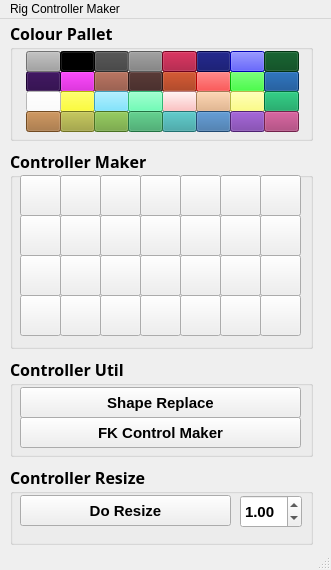
<?xml version="1.0" encoding="UTF-8"?>
<ui version="4.0">
 <class>RigControllerMaker</class>
 <widget class="QMainWindow" name="RigControllerMaker">
  <property name="geometry">
   <rect>
    <x>0</x>
    <y>0</y>
    <width>331</width>
    <height>570</height>
   </rect>
  </property>
  <property name="minimumSize">
   <size>
    <width>331</width>
    <height>562</height>
   </size>
  </property>
  <property name="windowTitle">
   <string>MainWindow</string>
  </property>
  <widget class="QWidget" name="centralwidget">
   <widget class="QWidget" name="verticalLayoutWidget">
    <property name="geometry">
     <rect>
      <x>10</x>
      <y>0</y>
      <width>303</width>
      <height>531</height>
     </rect>
    </property>
    <layout class="QVBoxLayout" name="verticalLayout">
     <item>
      <widget class="QGroupBox" name="Colour_Pallet_GRP">
       <property name="sizePolicy">
        <sizepolicy hsizetype="Preferred" vsizetype="Maximum">
         <horstretch>0</horstretch>
         <verstretch>0</verstretch>
        </sizepolicy>
       </property>
       <property name="minimumSize">
        <size>
         <width>0</width>
         <height>120</height>
        </size>
       </property>
       <property name="font">
        <font>
         <family>Waree</family>
         <pointsize>12</pointsize>
         <weight>75</weight>
         <bold>true</bold>
        </font>
       </property>
       <property name="title">
        <string>Colour Pallet</string>
       </property>
       <widget class="QPushButton" name="color_10_BTN">
        <property name="geometry">
         <rect>
          <x>50</x>
          <y>50</y>
          <width>35</width>
          <height>21</height>
         </rect>
        </property>
        <property name="styleSheet">
         <string notr="true">QPushButton{
background-color : rgb(199,0,199)
}</string>
        </property>
        <property name="text">
         <string/>
        </property>
       </widget>
       <widget class="QPushButton" name="color_11_BTN">
        <property name="geometry">
         <rect>
          <x>84</x>
          <y>50</y>
          <width>35</width>
          <height>21</height>
         </rect>
        </property>
        <property name="styleSheet">
         <string notr="true">QPushButton{
background-color : rgb(137,71,51)
}</string>
        </property>
        <property name="text">
         <string/>
        </property>
       </widget>
       <widget class="QPushButton" name="color_9_BTN_2">
        <property name="geometry">
         <rect>
          <x>16</x>
          <y>50</y>
          <width>35</width>
          <height>21</height>
         </rect>
        </property>
        <property name="styleSheet">
         <string notr="true">QPushButton{
background-color : rgb(37,0,67)
}</string>
        </property>
        <property name="text">
         <string/>
        </property>
       </widget>
       <widget class="QPushButton" name="color_13_BTN">
        <property name="geometry">
         <rect>
          <x>152</x>
          <y>50</y>
          <width>35</width>
          <height>21</height>
         </rect>
        </property>
        <property name="styleSheet">
         <string notr="true">QPushButton{
background-color : rgb(153,37,0)
}</string>
        </property>
        <property name="text">
         <string/>
        </property>
       </widget>
       <widget class="QPushButton" name="color_12_BTN">
        <property name="geometry">
         <rect>
          <x>118</x>
          <y>50</y>
          <width>35</width>
          <height>21</height>
         </rect>
        </property>
        <property name="styleSheet">
         <string notr="true">QPushButton{
background-color : rgb(62,34,31)
}</string>
        </property>
        <property name="text">
         <string/>
        </property>
       </widget>
       <widget class="QPushButton" name="color_14_BTN">
        <property name="geometry">
         <rect>
          <x>186</x>
          <y>50</y>
          <width>35</width>
          <height>21</height>
         </rect>
        </property>
        <property name="styleSheet">
         <string notr="true">QPushButton{
background-color : rgb(255,0,00)
}</string>
        </property>
        <property name="text">
         <string/>
        </property>
       </widget>
       <widget class="QPushButton" name="color_15_BTN">
        <property name="geometry">
         <rect>
          <x>220</x>
          <y>50</y>
          <width>35</width>
          <height>21</height>
         </rect>
        </property>
        <property name="styleSheet">
         <string notr="true">QPushButton{
background-color : rgb(0,255,0)
}</string>
        </property>
        <property name="text">
         <string/>
        </property>
       </widget>
       <widget class="QPushButton" name="color_16_BTN">
        <property name="geometry">
         <rect>
          <x>254</x>
          <y>50</y>
          <width>35</width>
          <height>21</height>
         </rect>
        </property>
        <property name="styleSheet">
         <string notr="true">QPushButton{
background-color : rgb(0,65,135)
}</string>
        </property>
        <property name="text">
         <string/>
        </property>
       </widget>
       <widget class="QPushButton" name="color_18_BTN">
        <property name="geometry">
         <rect>
          <x>50</x>
          <y>70</y>
          <width>35</width>
          <height>21</height>
         </rect>
        </property>
        <property name="styleSheet">
         <string notr="true">QPushButton{
background-color : rgb(255,255,0)
}</string>
        </property>
        <property name="text">
         <string/>
        </property>
       </widget>
       <widget class="QPushButton" name="color_19_BTN">
        <property name="geometry">
         <rect>
          <x>84</x>
          <y>70</y>
          <width>35</width>
          <height>21</height>
         </rect>
        </property>
        <property name="styleSheet">
         <string notr="true">QPushButton{
background-color : rgb(90,220,255)
}</string>
        </property>
        <property name="text">
         <string/>
        </property>
       </widget>
       <widget class="QPushButton" name="color_17_BTN">
        <property name="geometry">
         <rect>
          <x>16</x>
          <y>70</y>
          <width>35</width>
          <height>21</height>
         </rect>
        </property>
        <property name="styleSheet">
         <string notr="true">QPushButton{
background-color : rgb(255,255,255)
}</string>
        </property>
        <property name="text">
         <string/>
        </property>
       </widget>
       <widget class="QPushButton" name="color_21_BTN">
        <property name="geometry">
         <rect>
          <x>152</x>
          <y>70</y>
          <width>35</width>
          <height>21</height>
         </rect>
        </property>
        <property name="styleSheet">
         <string notr="true">QPushButton{
background-color : rgb(255,175,175)
}</string>
        </property>
        <property name="text">
         <string/>
        </property>
       </widget>
       <widget class="QPushButton" name="color_20_BTN">
        <property name="geometry">
         <rect>
          <x>118</x>
          <y>70</y>
          <width>35</width>
          <height>21</height>
         </rect>
        </property>
        <property name="styleSheet">
         <string notr="true">QPushButton{
background-color : rgb(67,255,162)
}</string>
        </property>
        <property name="text">
         <string/>
        </property>
       </widget>
       <widget class="QPushButton" name="color_22_BTN">
        <property name="geometry">
         <rect>
          <x>186</x>
          <y>70</y>
          <width>35</width>
          <height>21</height>
         </rect>
        </property>
        <property name="styleSheet">
         <string notr="true">QPushButton{
background-color : rgb(227,172,121)
}</string>
        </property>
        <property name="text">
         <string/>
        </property>
       </widget>
       <widget class="QPushButton" name="color_23_BTN">
        <property name="geometry">
         <rect>
          <x>220</x>
          <y>70</y>
          <width>35</width>
          <height>21</height>
         </rect>
        </property>
        <property name="styleSheet">
         <string notr="true">QPushButton{
background-color : rgb(255,255,98)
}</string>
        </property>
        <property name="text">
         <string/>
        </property>
       </widget>
       <widget class="QPushButton" name="color_24_BTN">
        <property name="geometry">
         <rect>
          <x>254</x>
          <y>70</y>
          <width>35</width>
          <height>21</height>
         </rect>
        </property>
        <property name="styleSheet">
         <string notr="true">QPushButton{
background-color : rgb(0,153,83)
}</string>
        </property>
        <property name="text">
         <string/>
        </property>
       </widget>
       <widget class="QPushButton" name="color_26_BTN">
        <property name="geometry">
         <rect>
          <x>50</x>
          <y>90</y>
          <width>35</width>
          <height>21</height>
         </rect>
        </property>
        <property name="styleSheet">
         <string notr="true">QPushButton{
background-color : rgb(158,160,48)
}</string>
        </property>
        <property name="text">
         <string/>
        </property>
       </widget>
       <widget class="QPushButton" name="color_27_BTN">
        <property name="geometry">
         <rect>
          <x>84</x>
          <y>90</y>
          <width>35</width>
          <height>21</height>
         </rect>
        </property>
        <property name="styleSheet">
         <string notr="true">QPushButton{
background-color : rgb(104,160,48)
}</string>
        </property>
        <property name="text">
         <string/>
        </property>
       </widget>
       <widget class="QPushButton" name="color_25_BTN">
        <property name="geometry">
         <rect>
          <x>16</x>
          <y>90</y>
          <width>35</width>
          <height>21</height>
         </rect>
        </property>
        <property name="styleSheet">
         <string notr="true">QPushButton{
background-color : rgb(160,105,48)
}</string>
        </property>
        <property name="text">
         <string/>
        </property>
       </widget>
       <widget class="QPushButton" name="color_29_BTN">
        <property name="geometry">
         <rect>
          <x>152</x>
          <y>90</y>
          <width>35</width>
          <height>21</height>
         </rect>
        </property>
        <property name="styleSheet">
         <string notr="true">QPushButton{
background-color : rgb(48,160,160)
}</string>
        </property>
        <property name="text">
         <string/>
        </property>
       </widget>
       <widget class="QPushButton" name="color_28_BTN">
        <property name="geometry">
         <rect>
          <x>118</x>
          <y>90</y>
          <width>35</width>
          <height>21</height>
         </rect>
        </property>
        <property name="styleSheet">
         <string notr="true">QPushButton{
background-color : rgb(48,160,93)
}</string>
        </property>
        <property name="text">
         <string/>
        </property>
       </widget>
       <widget class="QPushButton" name="color_30_BTN">
        <property name="geometry">
         <rect>
          <x>186</x>
          <y>90</y>
          <width>35</width>
          <height>21</height>
         </rect>
        </property>
        <property name="styleSheet">
         <string notr="true">QPushButton{
background-color : rgb(48,103,160)
}</string>
        </property>
        <property name="text">
         <string/>
        </property>
       </widget>
       <widget class="QPushButton" name="color_31_BTN">
        <property name="geometry">
         <rect>
          <x>220</x>
          <y>90</y>
          <width>35</width>
          <height>21</height>
         </rect>
        </property>
        <property name="styleSheet">
         <string notr="true">QPushButton{
background-color : rgb(111,48,160)
}</string>
        </property>
        <property name="text">
         <string/>
        </property>
       </widget>
       <widget class="QPushButton" name="color_32_BTN">
        <property name="geometry">
         <rect>
          <x>254</x>
          <y>90</y>
          <width>35</width>
          <height>21</height>
         </rect>
        </property>
        <property name="styleSheet">
         <string notr="true">QPushButton{
background-color : rgb(161,48,105)
}</string>
        </property>
        <property name="text">
         <string/>
        </property>
       </widget>
       <widget class="QPushButton" name="color_6_BTN">
        <property name="geometry">
         <rect>
          <x>186</x>
          <y>30</y>
          <width>35</width>
          <height>21</height>
         </rect>
        </property>
        <property name="styleSheet">
         <string notr="true">QPushButton{
background-color : rgb(0,4,95)
}</string>
        </property>
        <property name="text">
         <string/>
        </property>
       </widget>
       <widget class="QPushButton" name="color_1_BTN">
        <property name="geometry">
         <rect>
          <x>16</x>
          <y>30</y>
          <width>35</width>
          <height>21</height>
         </rect>
        </property>
        <property name="font">
         <font>
          <pointsize>10</pointsize>
         </font>
        </property>
        <property name="styleSheet">
         <string notr="true">QPushButton{
background-color : rgb(160,160,160)
}</string>
        </property>
        <property name="text">
         <string/>
        </property>
        <property name="checkable">
         <bool>false</bool>
        </property>
       </widget>
       <widget class="QPushButton" name="color_3_BTN">
        <property name="geometry">
         <rect>
          <x>84</x>
          <y>30</y>
          <width>35</width>
          <height>21</height>
         </rect>
        </property>
        <property name="styleSheet">
         <string notr="true">QPushButton{
background-color : rgb(63,63,63)
}</string>
        </property>
        <property name="text">
         <string/>
        </property>
       </widget>
       <widget class="QPushButton" name="color_4_BTN">
        <property name="geometry">
         <rect>
          <x>118</x>
          <y>30</y>
          <width>35</width>
          <height>21</height>
         </rect>
        </property>
        <property name="styleSheet">
         <string notr="true">QPushButton{
background-color : rgb(127,127,127)
}</string>
        </property>
        <property name="text">
         <string/>
        </property>
       </widget>
       <widget class="QPushButton" name="color_2_BTN">
        <property name="geometry">
         <rect>
          <x>50</x>
          <y>30</y>
          <width>35</width>
          <height>21</height>
         </rect>
        </property>
        <property name="styleSheet">
         <string notr="true">QPushButton{
background-color : rgb(0,0,0)
}</string>
        </property>
        <property name="text">
         <string/>
        </property>
       </widget>
       <widget class="QPushButton" name="color_5_BTN">
        <property name="geometry">
         <rect>
          <x>152</x>
          <y>30</y>
          <width>35</width>
          <height>21</height>
         </rect>
        </property>
        <property name="styleSheet">
         <string notr="true">QPushButton{
background-color : rgb(155,0,40)
}</string>
        </property>
        <property name="text">
         <string/>
        </property>
       </widget>
       <widget class="QPushButton" name="color_7_BTN">
        <property name="geometry">
         <rect>
          <x>220</x>
          <y>30</y>
          <width>35</width>
          <height>21</height>
         </rect>
        </property>
        <property name="styleSheet">
         <string notr="true">QPushButton{
background-color : rgb(0,0,255)
}</string>
        </property>
        <property name="text">
         <string/>
        </property>
       </widget>
       <widget class="QPushButton" name="color_8_BTN">
        <property name="geometry">
         <rect>
          <x>254</x>
          <y>30</y>
          <width>35</width>
          <height>21</height>
         </rect>
        </property>
        <property name="styleSheet">
         <string notr="true">QPushButton{
background-color : rgb(0,70,24)
}</string>
        </property>
        <property name="text">
         <string/>
        </property>
       </widget>
      </widget>
     </item>
     <item>
      <widget class="QGroupBox" name="Controller_Maker_GRP">
       <property name="sizePolicy">
        <sizepolicy hsizetype="Preferred" vsizetype="Maximum">
         <horstretch>0</horstretch>
         <verstretch>0</verstretch>
        </sizepolicy>
       </property>
       <property name="minimumSize">
        <size>
         <width>0</width>
         <height>200</height>
        </size>
       </property>
       <property name="font">
        <font>
         <family>Waree</family>
         <pointsize>12</pointsize>
         <weight>75</weight>
         <bold>true</bold>
        </font>
       </property>
       <property name="title">
        <string>Controller Maker</string>
       </property>
       <widget class="QPushButton" name="conMake15_BTN">
        <property name="geometry">
         <rect>
          <x>10</x>
          <y>106</y>
          <width>41</width>
          <height>41</height>
         </rect>
        </property>
        <property name="minimumSize">
         <size>
          <width>41</width>
          <height>41</height>
         </size>
        </property>
        <property name="maximumSize">
         <size>
          <width>41</width>
          <height>41</height>
         </size>
        </property>
        <property name="text">
         <string/>
        </property>
       </widget>
       <widget class="QPushButton" name="conMake06_BTN">
        <property name="geometry">
         <rect>
          <x>210</x>
          <y>26</y>
          <width>41</width>
          <height>41</height>
         </rect>
        </property>
        <property name="minimumSize">
         <size>
          <width>41</width>
          <height>41</height>
         </size>
        </property>
        <property name="maximumSize">
         <size>
          <width>41</width>
          <height>41</height>
         </size>
        </property>
        <property name="text">
         <string/>
        </property>
       </widget>
       <widget class="QPushButton" name="conMake21_BTN">
        <property name="geometry">
         <rect>
          <x>250</x>
          <y>106</y>
          <width>41</width>
          <height>41</height>
         </rect>
        </property>
        <property name="minimumSize">
         <size>
          <width>41</width>
          <height>41</height>
         </size>
        </property>
        <property name="maximumSize">
         <size>
          <width>41</width>
          <height>41</height>
         </size>
        </property>
        <property name="text">
         <string/>
        </property>
       </widget>
       <widget class="QPushButton" name="conMake17_BTN">
        <property name="geometry">
         <rect>
          <x>90</x>
          <y>106</y>
          <width>41</width>
          <height>41</height>
         </rect>
        </property>
        <property name="minimumSize">
         <size>
          <width>41</width>
          <height>41</height>
         </size>
        </property>
        <property name="maximumSize">
         <size>
          <width>41</width>
          <height>41</height>
         </size>
        </property>
        <property name="text">
         <string/>
        </property>
       </widget>
       <widget class="QPushButton" name="conMake16_BTN">
        <property name="geometry">
         <rect>
          <x>50</x>
          <y>106</y>
          <width>41</width>
          <height>41</height>
         </rect>
        </property>
        <property name="minimumSize">
         <size>
          <width>41</width>
          <height>41</height>
         </size>
        </property>
        <property name="maximumSize">
         <size>
          <width>41</width>
          <height>41</height>
         </size>
        </property>
        <property name="text">
         <string/>
        </property>
       </widget>
       <widget class="QPushButton" name="conMake04_BTN">
        <property name="geometry">
         <rect>
          <x>130</x>
          <y>26</y>
          <width>41</width>
          <height>41</height>
         </rect>
        </property>
        <property name="minimumSize">
         <size>
          <width>41</width>
          <height>41</height>
         </size>
        </property>
        <property name="maximumSize">
         <size>
          <width>41</width>
          <height>41</height>
         </size>
        </property>
        <property name="text">
         <string/>
        </property>
       </widget>
       <widget class="QPushButton" name="conMake18_BTN">
        <property name="geometry">
         <rect>
          <x>130</x>
          <y>106</y>
          <width>41</width>
          <height>41</height>
         </rect>
        </property>
        <property name="minimumSize">
         <size>
          <width>41</width>
          <height>41</height>
         </size>
        </property>
        <property name="maximumSize">
         <size>
          <width>41</width>
          <height>41</height>
         </size>
        </property>
        <property name="text">
         <string/>
        </property>
       </widget>
       <widget class="QPushButton" name="conMake01_BTN">
        <property name="geometry">
         <rect>
          <x>10</x>
          <y>26</y>
          <width>41</width>
          <height>41</height>
         </rect>
        </property>
        <property name="minimumSize">
         <size>
          <width>41</width>
          <height>41</height>
         </size>
        </property>
        <property name="maximumSize">
         <size>
          <width>41</width>
          <height>41</height>
         </size>
        </property>
        <property name="text">
         <string/>
        </property>
       </widget>
       <widget class="QPushButton" name="conMake08_BTN">
        <property name="geometry">
         <rect>
          <x>10</x>
          <y>66</y>
          <width>41</width>
          <height>41</height>
         </rect>
        </property>
        <property name="minimumSize">
         <size>
          <width>41</width>
          <height>41</height>
         </size>
        </property>
        <property name="maximumSize">
         <size>
          <width>41</width>
          <height>41</height>
         </size>
        </property>
        <property name="text">
         <string/>
        </property>
       </widget>
       <widget class="QPushButton" name="conMake02_BTN">
        <property name="geometry">
         <rect>
          <x>50</x>
          <y>26</y>
          <width>41</width>
          <height>41</height>
         </rect>
        </property>
        <property name="minimumSize">
         <size>
          <width>41</width>
          <height>41</height>
         </size>
        </property>
        <property name="maximumSize">
         <size>
          <width>41</width>
          <height>41</height>
         </size>
        </property>
        <property name="text">
         <string/>
        </property>
       </widget>
       <widget class="QPushButton" name="conMake03_BTN">
        <property name="geometry">
         <rect>
          <x>90</x>
          <y>26</y>
          <width>41</width>
          <height>41</height>
         </rect>
        </property>
        <property name="minimumSize">
         <size>
          <width>41</width>
          <height>41</height>
         </size>
        </property>
        <property name="maximumSize">
         <size>
          <width>41</width>
          <height>41</height>
         </size>
        </property>
        <property name="text">
         <string/>
        </property>
       </widget>
       <widget class="QPushButton" name="conMake09_BTN">
        <property name="geometry">
         <rect>
          <x>50</x>
          <y>66</y>
          <width>41</width>
          <height>41</height>
         </rect>
        </property>
        <property name="minimumSize">
         <size>
          <width>41</width>
          <height>41</height>
         </size>
        </property>
        <property name="maximumSize">
         <size>
          <width>41</width>
          <height>41</height>
         </size>
        </property>
        <property name="text">
         <string/>
        </property>
       </widget>
       <widget class="QPushButton" name="conMake10_BTN">
        <property name="geometry">
         <rect>
          <x>90</x>
          <y>66</y>
          <width>41</width>
          <height>41</height>
         </rect>
        </property>
        <property name="minimumSize">
         <size>
          <width>41</width>
          <height>41</height>
         </size>
        </property>
        <property name="maximumSize">
         <size>
          <width>41</width>
          <height>41</height>
         </size>
        </property>
        <property name="text">
         <string/>
        </property>
       </widget>
       <widget class="QPushButton" name="conMake13_BTN">
        <property name="geometry">
         <rect>
          <x>210</x>
          <y>66</y>
          <width>41</width>
          <height>41</height>
         </rect>
        </property>
        <property name="minimumSize">
         <size>
          <width>41</width>
          <height>41</height>
         </size>
        </property>
        <property name="maximumSize">
         <size>
          <width>41</width>
          <height>41</height>
         </size>
        </property>
        <property name="text">
         <string/>
        </property>
       </widget>
       <widget class="QPushButton" name="conMake07_BTN">
        <property name="geometry">
         <rect>
          <x>250</x>
          <y>26</y>
          <width>41</width>
          <height>41</height>
         </rect>
        </property>
        <property name="minimumSize">
         <size>
          <width>41</width>
          <height>41</height>
         </size>
        </property>
        <property name="maximumSize">
         <size>
          <width>41</width>
          <height>41</height>
         </size>
        </property>
        <property name="text">
         <string/>
        </property>
       </widget>
       <widget class="QPushButton" name="conMake23_BTN">
        <property name="geometry">
         <rect>
          <x>50</x>
          <y>146</y>
          <width>41</width>
          <height>41</height>
         </rect>
        </property>
        <property name="minimumSize">
         <size>
          <width>41</width>
          <height>41</height>
         </size>
        </property>
        <property name="maximumSize">
         <size>
          <width>41</width>
          <height>41</height>
         </size>
        </property>
        <property name="text">
         <string/>
        </property>
       </widget>
       <widget class="QPushButton" name="conMake12_BTN">
        <property name="geometry">
         <rect>
          <x>170</x>
          <y>66</y>
          <width>41</width>
          <height>41</height>
         </rect>
        </property>
        <property name="minimumSize">
         <size>
          <width>41</width>
          <height>41</height>
         </size>
        </property>
        <property name="maximumSize">
         <size>
          <width>41</width>
          <height>41</height>
         </size>
        </property>
        <property name="text">
         <string/>
        </property>
       </widget>
       <widget class="QPushButton" name="conMake26_BTN">
        <property name="geometry">
         <rect>
          <x>170</x>
          <y>146</y>
          <width>41</width>
          <height>41</height>
         </rect>
        </property>
        <property name="minimumSize">
         <size>
          <width>41</width>
          <height>41</height>
         </size>
        </property>
        <property name="maximumSize">
         <size>
          <width>41</width>
          <height>41</height>
         </size>
        </property>
        <property name="text">
         <string/>
        </property>
       </widget>
       <widget class="QPushButton" name="conMake24_BTN">
        <property name="geometry">
         <rect>
          <x>90</x>
          <y>146</y>
          <width>41</width>
          <height>41</height>
         </rect>
        </property>
        <property name="minimumSize">
         <size>
          <width>41</width>
          <height>41</height>
         </size>
        </property>
        <property name="maximumSize">
         <size>
          <width>41</width>
          <height>41</height>
         </size>
        </property>
        <property name="text">
         <string/>
        </property>
       </widget>
       <widget class="QPushButton" name="conMake20_BTN">
        <property name="geometry">
         <rect>
          <x>210</x>
          <y>106</y>
          <width>41</width>
          <height>41</height>
         </rect>
        </property>
        <property name="minimumSize">
         <size>
          <width>41</width>
          <height>41</height>
         </size>
        </property>
        <property name="maximumSize">
         <size>
          <width>41</width>
          <height>41</height>
         </size>
        </property>
        <property name="text">
         <string/>
        </property>
       </widget>
       <widget class="QPushButton" name="conMake05_BTN">
        <property name="geometry">
         <rect>
          <x>170</x>
          <y>26</y>
          <width>41</width>
          <height>41</height>
         </rect>
        </property>
        <property name="minimumSize">
         <size>
          <width>41</width>
          <height>41</height>
         </size>
        </property>
        <property name="maximumSize">
         <size>
          <width>41</width>
          <height>41</height>
         </size>
        </property>
        <property name="text">
         <string/>
        </property>
       </widget>
       <widget class="QPushButton" name="conMake19_BTN">
        <property name="geometry">
         <rect>
          <x>170</x>
          <y>106</y>
          <width>41</width>
          <height>41</height>
         </rect>
        </property>
        <property name="minimumSize">
         <size>
          <width>41</width>
          <height>41</height>
         </size>
        </property>
        <property name="maximumSize">
         <size>
          <width>41</width>
          <height>41</height>
         </size>
        </property>
        <property name="text">
         <string/>
        </property>
       </widget>
       <widget class="QPushButton" name="conMake25_BTN">
        <property name="geometry">
         <rect>
          <x>130</x>
          <y>146</y>
          <width>41</width>
          <height>41</height>
         </rect>
        </property>
        <property name="minimumSize">
         <size>
          <width>41</width>
          <height>41</height>
         </size>
        </property>
        <property name="maximumSize">
         <size>
          <width>41</width>
          <height>41</height>
         </size>
        </property>
        <property name="text">
         <string/>
        </property>
       </widget>
       <widget class="QPushButton" name="conMake14_BTN">
        <property name="geometry">
         <rect>
          <x>250</x>
          <y>66</y>
          <width>41</width>
          <height>41</height>
         </rect>
        </property>
        <property name="minimumSize">
         <size>
          <width>41</width>
          <height>41</height>
         </size>
        </property>
        <property name="maximumSize">
         <size>
          <width>41</width>
          <height>41</height>
         </size>
        </property>
        <property name="text">
         <string/>
        </property>
       </widget>
       <widget class="QPushButton" name="conMake27_BTN">
        <property name="geometry">
         <rect>
          <x>210</x>
          <y>146</y>
          <width>41</width>
          <height>41</height>
         </rect>
        </property>
        <property name="minimumSize">
         <size>
          <width>41</width>
          <height>41</height>
         </size>
        </property>
        <property name="maximumSize">
         <size>
          <width>41</width>
          <height>41</height>
         </size>
        </property>
        <property name="text">
         <string/>
        </property>
       </widget>
       <widget class="QPushButton" name="conMake28_BTN">
        <property name="geometry">
         <rect>
          <x>250</x>
          <y>146</y>
          <width>41</width>
          <height>41</height>
         </rect>
        </property>
        <property name="minimumSize">
         <size>
          <width>41</width>
          <height>41</height>
         </size>
        </property>
        <property name="maximumSize">
         <size>
          <width>41</width>
          <height>41</height>
         </size>
        </property>
        <property name="text">
         <string/>
        </property>
       </widget>
       <widget class="QPushButton" name="conMake11_BTN">
        <property name="geometry">
         <rect>
          <x>130</x>
          <y>66</y>
          <width>41</width>
          <height>41</height>
         </rect>
        </property>
        <property name="minimumSize">
         <size>
          <width>41</width>
          <height>41</height>
         </size>
        </property>
        <property name="maximumSize">
         <size>
          <width>41</width>
          <height>41</height>
         </size>
        </property>
        <property name="text">
         <string/>
        </property>
       </widget>
       <widget class="QPushButton" name="conMake22_BTN">
        <property name="geometry">
         <rect>
          <x>10</x>
          <y>146</y>
          <width>41</width>
          <height>41</height>
         </rect>
        </property>
        <property name="minimumSize">
         <size>
          <width>41</width>
          <height>41</height>
         </size>
        </property>
        <property name="maximumSize">
         <size>
          <width>41</width>
          <height>41</height>
         </size>
        </property>
        <property name="text">
         <string/>
        </property>
       </widget>
      </widget>
     </item>
     <item>
      <widget class="QGroupBox" name="Controller_Util_GRP">
       <property name="sizePolicy">
        <sizepolicy hsizetype="Preferred" vsizetype="Maximum">
         <horstretch>0</horstretch>
         <verstretch>0</verstretch>
        </sizepolicy>
       </property>
       <property name="minimumSize">
        <size>
         <width>0</width>
         <height>100</height>
        </size>
       </property>
       <property name="font">
        <font>
         <family>Waree</family>
         <pointsize>12</pointsize>
         <weight>75</weight>
         <bold>true</bold>
        </font>
       </property>
       <property name="title">
        <string>Controller Util</string>
       </property>
       <widget class="QPushButton" name="Shape_Replace_BTN">
        <property name="geometry">
         <rect>
          <x>10</x>
          <y>30</y>
          <width>281</width>
          <height>31</height>
         </rect>
        </property>
        <property name="font">
         <font>
          <family>Cantarell</family>
          <pointsize>11</pointsize>
          <weight>75</weight>
          <bold>true</bold>
         </font>
        </property>
        <property name="styleSheet">
         <string notr="true">QPushButton:checked{
background-color : rgb(0,255,0)
}</string>
        </property>
        <property name="text">
         <string>Shape Replace</string>
        </property>
       </widget>
       <widget class="QPushButton" name="FK_Control_Maker_BTN">
        <property name="geometry">
         <rect>
          <x>10</x>
          <y>60</y>
          <width>281</width>
          <height>31</height>
         </rect>
        </property>
        <property name="font">
         <font>
          <family>Cantarell</family>
          <pointsize>11</pointsize>
          <weight>75</weight>
          <bold>true</bold>
         </font>
        </property>
        <property name="text">
         <string>FK Control Maker</string>
        </property>
       </widget>
      </widget>
     </item>
     <item>
      <widget class="QGroupBox" name="Controller_Resize_GRP">
       <property name="sizePolicy">
        <sizepolicy hsizetype="Preferred" vsizetype="Maximum">
         <horstretch>0</horstretch>
         <verstretch>0</verstretch>
        </sizepolicy>
       </property>
       <property name="minimumSize">
        <size>
         <width>0</width>
         <height>80</height>
        </size>
       </property>
       <property name="font">
        <font>
         <family>Waree</family>
         <pointsize>12</pointsize>
         <weight>75</weight>
         <bold>true</bold>
        </font>
       </property>
       <property name="title">
        <string>Controller Resize</string>
       </property>
       <widget class="QDoubleSpinBox" name="Do_Resize_DSB">
        <property name="geometry">
         <rect>
          <x>230</x>
          <y>30</y>
          <width>62</width>
          <height>33</height>
         </rect>
        </property>
        <property name="font">
         <font>
          <family>Cantarell</family>
          <pointsize>11</pointsize>
          <weight>75</weight>
          <bold>true</bold>
         </font>
        </property>
        <property name="minimum">
         <double>-10.000000000000000</double>
        </property>
        <property name="maximum">
         <double>10.000000000000000</double>
        </property>
        <property name="singleStep">
         <double>0.500000000000000</double>
        </property>
        <property name="value">
         <double>1.000000000000000</double>
        </property>
       </widget>
       <widget class="QPushButton" name="Do_Resize_BTN">
        <property name="geometry">
         <rect>
          <x>10</x>
          <y>30</y>
          <width>211</width>
          <height>31</height>
         </rect>
        </property>
        <property name="font">
         <font>
          <family>Cantarell</family>
          <pointsize>11</pointsize>
          <weight>75</weight>
          <bold>true</bold>
         </font>
        </property>
        <property name="text">
         <string>Do Resize</string>
        </property>
       </widget>
      </widget>
     </item>
    </layout>
   </widget>
   <zorder>verticalLayoutWidget</zorder>
   <zorder>color_2_BTN</zorder>
  </widget>
  <widget class="QMenuBar" name="menubar">
   <property name="geometry">
    <rect>
     <x>0</x>
     <y>0</y>
     <width>331</width>
     <height>27</height>
    </rect>
   </property>
   <widget class="QMenu" name="menu">
    <property name="title">
     <string>Rig Controller Maker</string>
    </property>
   </widget>
   <addaction name="menu"/>
  </widget>
  <widget class="QStatusBar" name="statusbar"/>
 </widget>
 <resources/>
 <connections/>
</ui>
